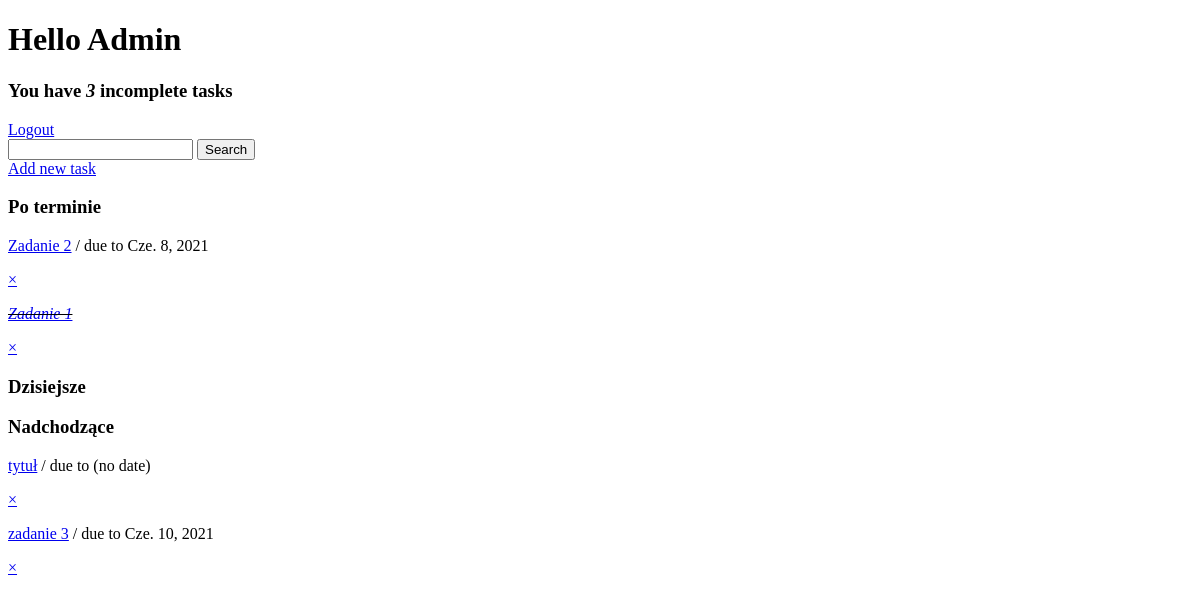
Before: / (signed in) with the older database file.
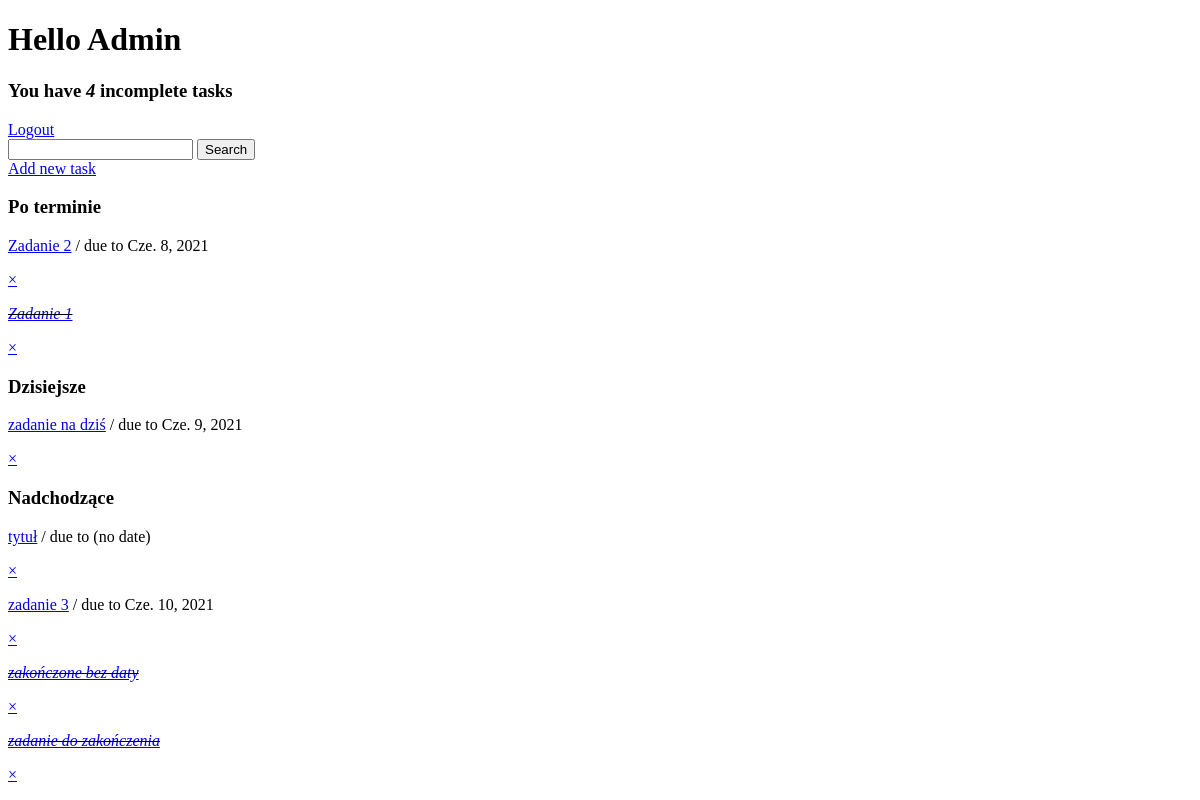
After: the same page with the newer database file.
### base/models.py (models this page shows)
class Task(models.Model):
    user = models.ForeignKey(User, on_delete=models.CASCADE, null=True, blank=True)
    title = models.CharField(max_length=200)
    description = models.TextField(null=True, blank=True)
    complete = models.BooleanField(default=False)
    created = models.DateTimeField(auto_now_add=True)
    due_date = models.DateField(default=datetime.date.today, null=True, blank=True)
    def __str__(self):
        return self.title
    @property
    def past(self):
        try:
            return date.today() > self.due_date
        except TypeError:
            return None
    @property
    def today(self):
        return date.today() == self.due_date
    @property
    def coming(self):
        try:
            return date.today() < self.due_date
        except TypeError:
            return self.due_date == None

### base/views.py (the view)
# urls.py: path('', TaskList.as_view(), name='tasks'),
class TaskList(LoginRequiredMixin, ListView):
    model = Task
    context_object_name = 'tasks'
    def get_context_data(self, **kwargs):
        context = super().get_context_data(**kwargs)
        context['tasks'] = context['tasks'].filter(user=self.request.user).order_by('complete', 'due_date')
        context['count'] = context['tasks'].filter(complete=False).count()
        search_input = self.request.GET.get('search-area') or ''
        if search_input:
            context['tasks'] = context['tasks'].filter(title__startswith=search_input)
        context['search_input'] = search_input
        return context

### base/templates/base/task_list.html
{% extends 'base/main.html' %}
{% block content %}
<div>
    <div>
        <h1>Hello {{request.user|title}}</h1>
        <h3>You have <i>{{count}}</i> incomplete task{{ count|pluralize:"s" }}</h3>
    </div>
    {% if request.user.is_authenticated %}
    <a href="{% url 'logout' %}">Logout</a>
    {% else %}
    <a href="{% url 'login' %}">Login</a>
    {% endif %}
</div>
<div>
    <form method="GET">
        <input type="text" name="search-area" value="{{search_input}}">
        <input type="submit" value="Search">
    </form>
    <a href="{% url 'task-create' %}">Add new task</a>
</div>
<div>
    <h3>Po terminie</h3>
    {% for task in tasks %}
    {% if task.past %}
    <div>
        {% if task.complete %}
        <div>
            <p><i><s><a href="{% url 'task-detail' task.id %}">{{task}}</a></s></i></p>
        </div>
        <a href="{% url 'task-delete' task.id %}">&#215;</a>
        {% else %}
        <div>
            <p><a href="{% url 'task-detail' task.id %}">{{task}}</a> / due to {{task.due_date}}</p>
        </div>
        <a href="{% url 'task-delete' task.id %}">&#215;</a>
        {% endif %}
    </div>
    {% endif %}
    {% empty %}
    <h3>No items in list</h3>
    {% endfor %}
</div>
<div>
    <h3>Dzisiejsze</h3>
    {% for task in tasks %}
    {% if task.today %}
    <div>
        {% if task.complete %}
        <div>
            <p><i><s><a href="{% url 'task-detail' task.id %}">{{task}}</a></s></i></p>
        </div>
        <a href="{% url 'task-delete' task.id %}">&#215;</a>
        {% else %}
        <div>
            <p><a href="{% url 'task-detail' task.id %}">{{task}}</a> / due to {{task.due_date}}</p>
        </div>
        <a href="{% url 'task-delete' task.id %}">&#215;</a>
        {% endif %}
    </div>
    {% endif %}
    {% empty %}
    <h3>No items in list</h3>
    {% endfor %}
</div>
<div>
    <h3>Nadchodzące</h3>
    {% for task in tasks %}
    {% if task.coming %}
    <div>
        {% if task.complete %}
        <div>
            <p><i><s><a href="{% url 'task-detail' task.id %}">{{task}}</a></s></i></p>
        </div>
        <a href="{% url 'task-delete' task.id %}">&#215;</a>
        {% else %}
        <div>
            <p><a href="{% url 'task-detail' task.id %}">{{task}}</a> / due to
                {% if task.due_date %}
                    {{task.due_date}}
                {% else %}
                    (no date)
                {% endif %}
            </p>
        </div>
        <a href="{% url 'task-delete' task.id %}">&#215;</a>
        {% endif %}
    </div>
    {% endif %}
    {% empty %}
    <h3>No items in list</h3>
    {% endfor %}
</div>
{% endblock content %}

### base/templates/base/main.html (shortened to what this page needs)
<!DOCTYPE html>
{% load static %}
<html>
    <head>
    </head>
    <body>
        <div>
            {% block content %}
            {% endblock content %}
        </div>
    </body>
</html>

Changed rows visible on the page:
added Task: title "zadanie na dziś", due_date "Cze. 9, 2021", shown under "Dzisiejsze"
added Task: title "zakończone bez daty", shown under "Nadchodzące"
added Task: title "zadanie do zakończenia", shown under "Nadchodzące"
Other visible differences:
{{ count }}: "3" → "4"
